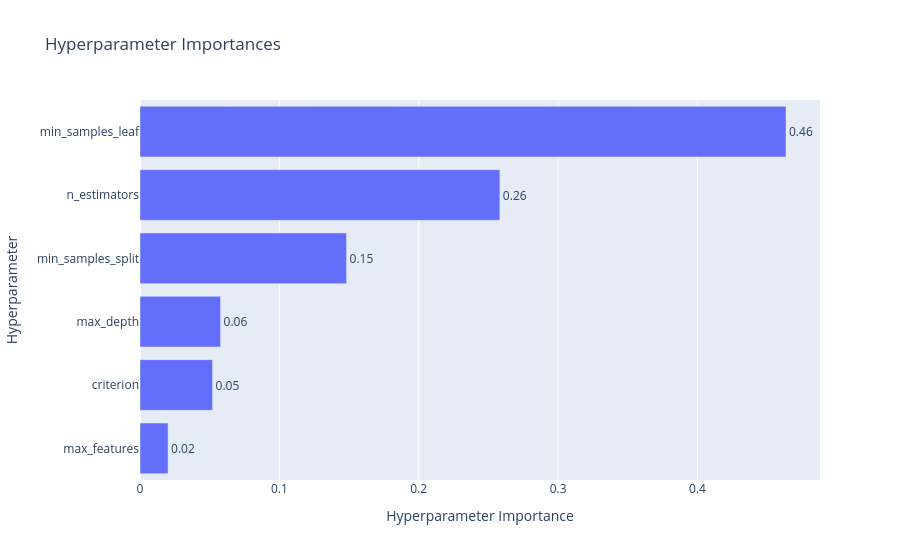
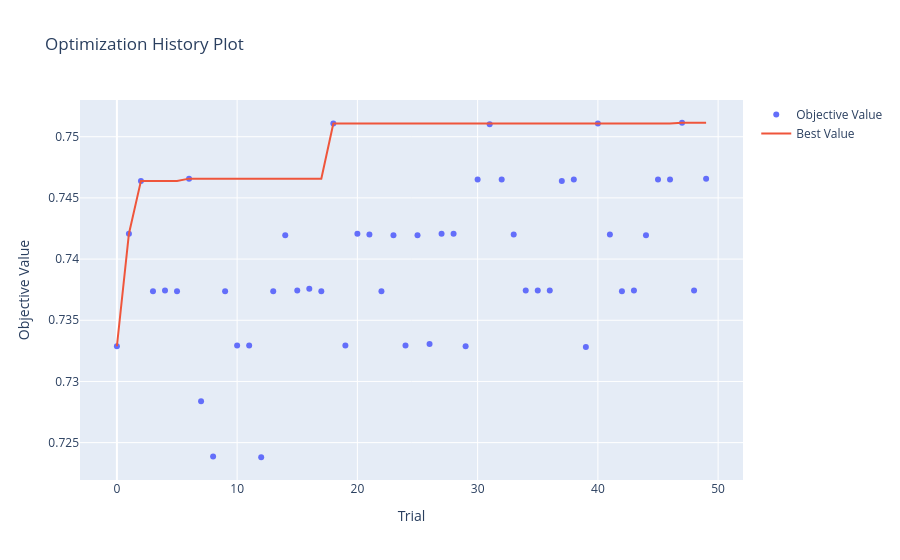

Notebook code for these charts, in order:
### Code cell
import optuna
fig = optuna.visualization.plot_param_importances(experimento_2.study)
fig.show()

fig = optuna.visualization.plot_optimization_history(experimento_2.study)
fig.show()

### Figure 1 — Plotly figure (JSON) as saved in the notebook; plotly's stock layout.template omitted (floating-point values rounded to 4 significant figures)
{"data": [{"cliponaxis": false, "hovertemplate": ["max_features (CategoricalDistribution): 0.020132519991477273<extra></extra>", "criterion (CategoricalDistribution): 0.052068048168263756<extra></extra>", "max_depth (IntDistribution): 0.0578030627267438<extra></extra>", "min_samples_split (IntDistribution): 0.14822026810185535<extra></extra>", "n_estimators (IntDistribution): 0.2582278848948163<extra></extra>", "min_samples_leaf (IntDistribution): 0.4635482161168435<extra></extra>"], "name": "Objective Value", "orientation": "h", "text": ["0.02", "0.05", "0.06", "0.15", "0.26", "0.46"], "textposition": "outside", "type": "bar", "x": [0.02013, 0.05207, 0.0578, 0.1482, 0.2582, 0.4635], "y": ["max_features", "criterion", "max_depth", "min_samples_split", "n_estimators", "min_samples_leaf"]}], "layout": {"title": {"text": "Hyperparameter Importances"}, "xaxis": {"title": {"text": "Hyperparameter Importance"}}, "yaxis": {"title": {"text": "Hyperparameter"}}}}

### Figure 2 — Plotly figure (JSON) as saved in the notebook; plotly's stock layout.template omitted (floating-point values rounded to 4 significant figures)
{"data": [{"mode": "markers", "name": "Objective Value", "type": "scatter", "x": [0, 1, 2, 3, 4, 5, 6, 7, 8, 9, 10, 11, 12, 13, 14, 15, 16, 17, 18, 19, 20, 21, 22, 23, 24, 25, 26, 27, 28, 29, 30, 31, 32, 33, 34, 35, 36, 37, 38, 39, 40, 41, 42, 43, 44, 45, 46, 47, 48, 49], "y": [0.7329, 0.7421, 0.7464, 0.7374, 0.7374, 0.7374, 0.7466, 0.7284, 0.7239, 0.7374, 0.7329, 0.7329, 0.7238, 0.7374, 0.7419, 0.7374, 0.7376, 0.7374, 0.7511, 0.7329, 0.7421, 0.742, 0.7374, 0.7419, 0.7329, 0.7419, 0.7331, 0.7421, 0.7421, 0.7329, 0.7465, 0.751, 0.7465, 0.742, 0.7374, 0.7374, 0.7374, 0.7464, 0.7465, 0.7328, 0.7511, 0.742, 0.7374, 0.7374, 0.7419, 0.7465, 0.7465, 0.7511, 0.7374, 0.7466]}, {"mode": "lines", "name": "Best Value", "type": "scatter", "x": [0, 1, 2, 3, 4, 5, 6, 7, 8, 9, 10, 11, 12, 13, 14, 15, 16, 17, 18, 19, 20, 21, 22, 23, 24, 25, 26, 27, 28, 29, 30, 31, 32, 33, 34, 35, 36, 37, 38, 39, 40, 41, 42, 43, 44, 45, 46, 47, 48, 49], "y": [0.7329, 0.7421, 0.7464, 0.7464, 0.7464, 0.7464, 0.7466, 0.7466, 0.7466, 0.7466, 0.7466, 0.7466, 0.7466, 0.7466, 0.7466, 0.7466, 0.7466, 0.7466, 0.7511, 0.7511, 0.7511, 0.7511, 0.7511, 0.7511, 0.7511, 0.7511, 0.7511, 0.7511, 0.7511, 0.7511, 0.7511, 0.7511, 0.7511, 0.7511, 0.7511, 0.7511, 0.7511, 0.7511, 0.7511, 0.7511, 0.7511, 0.7511, 0.7511, 0.7511, 0.7511, 0.7511, 0.7511, 0.7511, 0.7511, 0.7511]}, {"marker": {"color": "#cccccc"}, "mode": "markers", "name": "Infeasible Trial", "showlegend": false, "type": "scatter", "x": [], "y": []}], "layout": {"title": {"text": "Optimization History Plot"}, "xaxis": {"title": {"text": "Trial"}}, "yaxis": {"title": {"text": "Objective Value"}}}}
